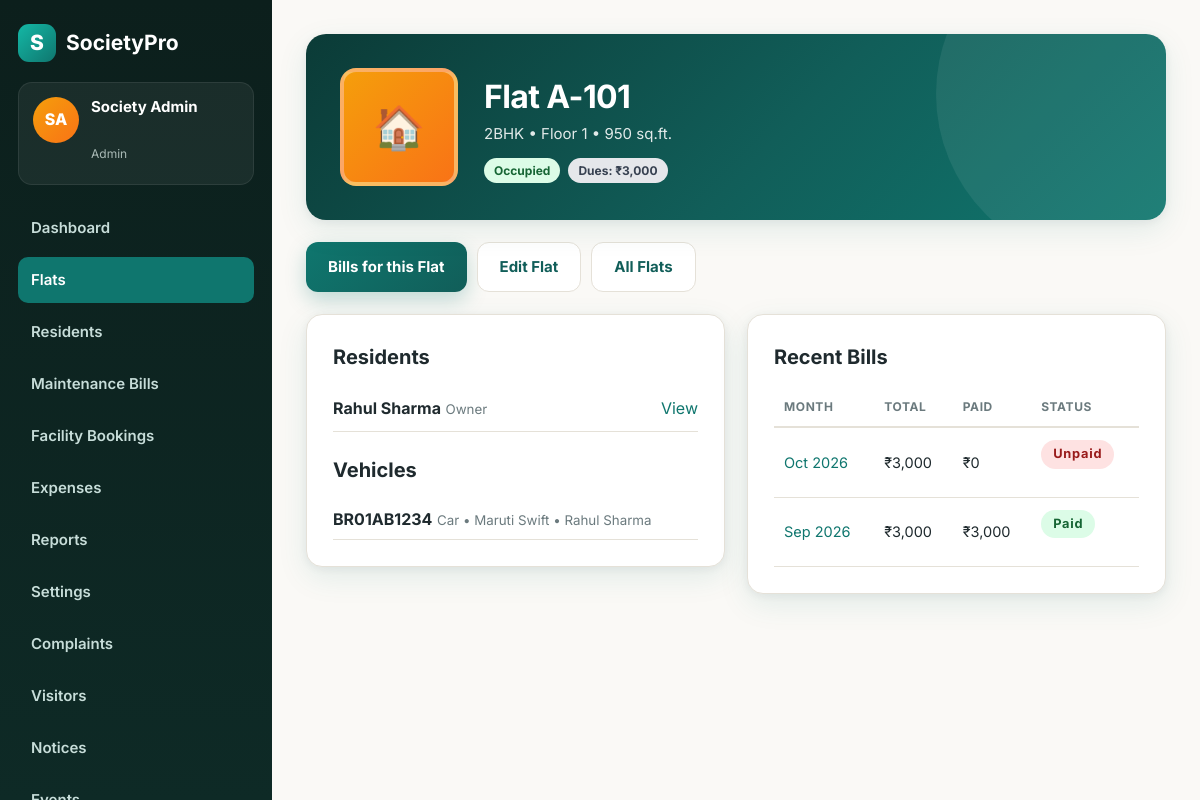
Screenshot of /flat-view.php?id=1 (signed in) with the database file from the repository.
### tables this page shows
CREATE TABLE IF NOT EXISTS `flats` (
  `id` int(11) NOT NULL AUTO_INCREMENT,
  `block_name` varchar(10) NOT NULL,
  `flat_no` varchar(10) NOT NULL,
  `floor_no` int(11) NOT NULL DEFAULT 0,
  `flat_type` enum('1BHK','2BHK','3BHK','4BHK') NOT NULL DEFAULT '2BHK',
  `area_sqft` int(11) DEFAULT NULL,
  `created_at` datetime NOT NULL DEFAULT current_timestamp(),
  PRIMARY KEY (`id`),
  UNIQUE KEY `block_flat` (`block_name`, `flat_no`)
);

CREATE TABLE IF NOT EXISTS `users` (
  `id` int(11) NOT NULL AUTO_INCREMENT,
  `name` varchar(100) NOT NULL,
  `email` varchar(150) NOT NULL,
  `phone` varchar(15) DEFAULT NULL,
  `password` varchar(255) NOT NULL,
  `role` enum('admin','resident') NOT NULL DEFAULT 'resident',
  `flat_id` int(11) DEFAULT NULL,
  `resident_type` enum('owner','tenant') NOT NULL DEFAULT 'owner',
  `move_in_date` date DEFAULT NULL,
  `is_active` tinyint(1) NOT NULL DEFAULT 1,
  `created_at` datetime NOT NULL DEFAULT current_timestamp(),
  PRIMARY KEY (`id`),
  UNIQUE KEY `email` (`email`),
  KEY `flat_id` (`flat_id`),
  CONSTRAINT `users_flat_fk` FOREIGN KEY (`flat_id`) REFERENCES `flats` (`id`) ON DELETE SET NULL
);

CREATE TABLE IF NOT EXISTS `vehicles` (
  `id` int(11) NOT NULL AUTO_INCREMENT,
  `user_id` int(11) NOT NULL,
  `vehicle_no` varchar(20) NOT NULL,
  `vehicle_type` enum('Car','Bike') NOT NULL DEFAULT 'Car',
  `model` varchar(80) DEFAULT NULL,
  PRIMARY KEY (`id`),
  UNIQUE KEY `vehicle_no` (`vehicle_no`),
  KEY `user_id` (`user_id`),
  CONSTRAINT `vehicle_user_fk` FOREIGN KEY (`user_id`) REFERENCES `users` (`id`) ON DELETE CASCADE
);

CREATE TABLE IF NOT EXISTS `bills` (
  `id` int(11) NOT NULL AUTO_INCREMENT,
  `flat_id` int(11) NOT NULL,
  `bill_month` char(7) NOT NULL,
  `maintenance_charge` decimal(10,2) NOT NULL DEFAULT 0.00,
  `water_charge` decimal(10,2) NOT NULL DEFAULT 0.00,
  `parking_charge` decimal(10,2) NOT NULL DEFAULT 0.00,
  `other_charge` decimal(10,2) NOT NULL DEFAULT 0.00,
  `late_fee` decimal(10,2) NOT NULL DEFAULT 0.00,
  `total_amount` decimal(10,2) NOT NULL DEFAULT 0.00,
  `paid_amount` decimal(10,2) NOT NULL DEFAULT 0.00,
  `due_date` date NOT NULL,
  `status` enum('unpaid','partial','paid') NOT NULL DEFAULT 'unpaid',
  `created_at` datetime NOT NULL DEFAULT current_timestamp(),
  PRIMARY KEY (`id`),
  UNIQUE KEY `flat_month` (`flat_id`, `bill_month`),
  KEY `bill_month` (`bill_month`),
  CONSTRAINT `bill_flat_fk` FOREIGN KEY (`flat_id`) REFERENCES `flats` (`id`) ON DELETE CASCADE
);

### includes/functions.php (called while the page is built, shortened)
<?php
function e(?string $v): string { return htmlspecialchars((string)$v, ENT_QUOTES, 'UTF-8'); }
function inr(float $amount): string {
    $neg = $amount < 0;
    $amount = abs($amount);
    $parts = explode('.', number_format($amount, 2, '.', ''));
    $int = $parts[0];
    if (strlen($int) > 3) {
        $last3 = substr($int, -3);
        $rest = substr($int, 0, -3);
        $rest = preg_replace('/\B(?=(\d{2})+(?!\d))/', ',', $rest);
        $int = $rest . ',' . $last3;
    }
    $dec = ($parts[1] ?? '00') !== '00' ? '.' . $parts[1] : '';
    return ($neg ? '-₹' : '₹') . $int . $dec;
}
function flat_label(array $flat): string {
    return $flat['block_name'] . '-' . $flat['flat_no'];
}

### flat-view.php (the view, shortened to what this page needs)
<?php
require_once __DIR__ . '/includes/functions.php';
$db = db();
$id = (int)($_GET['id'] ?? 0);
$stmt = $db->prepare('SELECT * FROM flats WHERE id = ?');
$stmt->execute([$id]);
$flat = $stmt->fetch();
$residents = $db->prepare("SELECT * FROM users WHERE flat_id = ? AND role = 'resident' ORDER BY id");
$residents->execute([$id]);
$residents = $residents->fetchAll();
$vehicles = $db->prepare('SELECT v.*, u.name AS owner FROM vehicles v JOIN users u ON u.id = v.user_id WHERE u.flat_id = ?');
$vehicles->execute([$id]);
$vehicles = $vehicles->fetchAll();
$bills = $db->prepare('SELECT * FROM bills WHERE flat_id = ? ORDER BY bill_month DESC LIMIT 12');
$bills->execute([$id]);
$bills = $bills->fetchAll();
$dueStmt = $db->prepare("SELECT COALESCE(SUM(total_amount - paid_amount),0) FROM bills WHERE flat_id = ? AND status IN ('unpaid','partial')");
$dueStmt->execute([$id]);
$dues = (float)$dueStmt->fetchColumn();
require_once __DIR__ . '/includes/header.php';
?>
<div class="detail-hero">
  <div class="detail-avatar" style="border-radius:16px">&#127968;</div>
  <div>
    <h1>Flat <?= e(flat_label($flat)) ?></h1>
    <div class="meta"><?= e($flat['flat_type']) ?> &bull; Floor <?= (int)$flat['floor_no'] ?><?= $flat['area_sqft'] ? ' &bull; ' . (int)$flat['area_sqft'] . ' sq.ft.' : '' ?></div>
    <div class="badges">
      <span class="badge <?= $residents ? 'badge-active' : 'badge-inactive' ?>"><?= $residents ? 'Occupied' : 'Vacant' ?></span>
      <?php if ($dues > 0): ?><span class="badge badge-inactive">Dues: <?= e(inr($dues)) ?></span><?php endif; ?>
    </div>
  </div>
</div>
<div style="display:flex;gap:10px;flex-wrap:wrap;margin-bottom:22px">
  <a class="btn" href="bills.php?flat_id=<?= $id ?>">Bills for this Flat</a>
  <a class="btn btn-light" href="flat-edit.php?id=<?= $id ?>">Edit Flat</a>
  <a class="btn btn-light" href="flats.php">All Flats</a>
</div>
<div class="detail-grid">
  <div class="card"><h2>Residents</h2>
    <?php foreach ($residents as $r): ?>
    <div style="display:flex;justify-content:space-between;padding:9px 0;border-bottom:1px solid var(--line)">
      <span><strong><?= e($r['name']) ?></strong> <small style="color:var(--muted);text-transform:capitalize"><?= e($r['resident_type']) ?></small></span>
      <a href="resident-view.php?id=<?= (int)$r['id'] ?>">View</a>
    </div>
    <?php endforeach; ?>
    <h2 style="margin-top:22px">Vehicles</h2>
    <?php foreach ($vehicles as $v): ?>
    <div style="padding:7px 0;border-bottom:1px solid var(--line)"><strong><?= e($v['vehicle_no']) ?></strong> <small style="color:var(--muted)"><?= e($v['vehicle_type']) ?><?= $v['model'] ? ' &bull; ' . e($v['model']) : '' ?> &bull; <?= e($v['owner']) ?></small></div>
    <?php endforeach; ?>
  </div>
  <div class="card"><h2>Recent Bills</h2>
    <div class="table-wrap"><table>
      <tr><th>Month</th><th>Total</th><th>Paid</th><th>Status</th></tr>
      <?php foreach ($bills as $b): ?>
      <tr><td><a href="bill-view.php?id=<?= (int)$b['id'] ?>"><?= e(date('M Y', strtotime($b['bill_month'] . '-01'))) ?></a></td><td><?= e(inr((float)$b['total_amount'])) ?></td><td><?= e(inr((float)$b['paid_amount'])) ?></td><td><span class="pill pill-<?= e($b['status']) ?>"><?= e($b['status']) ?></span></td></tr>
      <?php endforeach; ?>
    </table></div>
  </div>
</div>
<?php require_once __DIR__ . '/includes/footer.php'; ?>

### assets/css/style.css (style rules this page uses)
:root { --paper:#FAF9F6; --card:#FFFFFF; --ink:#1F2A2E; --muted:#6B7A7E; --teal:#0F766E; --teal-dark:#115E59; --teal-soft:#E3F2EF; --amber:#F59E0B; --line:#E5E1D8; --danger:#DC2626; --success:#15803D; --radius:16px; --shadow:0 10px 30px rgba(15,118,110,.10), 0 2px 8px rgba(31,42,46,.06); }
* { margin:0;padding:0;box-sizing:border-box }
body { font-family:'Inter',system-ui,-apple-system,Segoe UI,Roboto,sans-serif;background:var(--paper);color:var(--ink);line-height:1.6 }
a { color:var(--teal);text-decoration:none }
.btn { display:inline-flex;align-items:center;justify-content:center;gap:8px;background:linear-gradient(135deg,var(--teal),var(--teal-dark));color:#fff!important;border:none;padding:12px 22px;border-radius:12px;font-weight:700;font-size:15px;cursor:pointer;box-shadow:0 8px 20px rgba(15,118,110,.25);transition:.2s;text-decoration:none!important }
.btn-light { background:#fff;color:var(--teal-dark)!important;box-shadow:none;border:1px solid var(--line) }
.pill { display:inline-block;background:var(--teal-soft);color:var(--teal-dark);font-weight:700;font-size:12px;letter-spacing:.06em;text-transform:uppercase;padding:6px 12px;border-radius:999px;margin-bottom:16px }
.card { background:var(--card);border:1px solid var(--line);border-radius:var(--radius);box-shadow:var(--shadow);padding:26px;margin-bottom:22px }
.card h2 { font-size:20px;margin-bottom:14px }
table { width:100%;border-collapse:collapse;font-size:14.5px }
th { text-align:left;color:var(--muted);font-size:12px;text-transform:uppercase;letter-spacing:.05em;padding:10px;border-bottom:2px solid var(--line) }
td { padding:12px 10px;border-bottom:1px solid var(--line);vertical-align:middle }
.badge { display:inline-block;padding:3px 10px;border-radius:999px;font-size:12px;font-weight:700 }
.badge-active { background:#DCFCE7;color:#166534 }
.badge-inactive { background:#E5E7EB;color:#374151 }
.table-wrap { overflow-x:auto }
.detail-hero { background:linear-gradient(135deg,#0B3B37,var(--teal-dark) 55%,var(--teal));color:#fff;border-radius:20px;padding:34px;display:flex;gap:26px;align-items:center;box-shadow:var(--shadow);margin-bottom:22px;position:relative;overflow:hidden }
.detail-hero:after { content:"";position:absolute;width:340px;height:340px;border-radius:50%;background:rgba(255,255,255,.07);right:-110px;top:-110px }
.detail-avatar { width:118px;height:118px;border-radius:50%;background:linear-gradient(135deg,var(--amber),#F97316);display:grid;place-items:center;font-size:42px;font-weight:800;color:#fff;border:4px solid rgba(255,255,255,.35);flex-shrink:0;position:relative;z-index:1 }
.detail-hero h1 { font-size:32px;letter-spacing:-.6px;position:relative;z-index:1 }
.detail-hero .meta { opacity:.88;font-size:15px;position:relative;z-index:1 }
.detail-hero .badges { margin-top:12px;display:flex;gap:8px;flex-wrap:wrap;position:relative;z-index:1 }
.detail-grid { display:grid;grid-template-columns:1fr 1fr;gap:22px;align-items:start }
.pill { display:inline-block;padding:4px 12px;border-radius:999px;font-size:.8rem;font-weight:700;text-transform:capitalize }
.pill-paid { background:#DCFCE7;color:#166534 }
.pill-unpaid { background:#FEE2E2;color:#991B1B }

### rows the page displays
flats: flat_label($flat) "A-101", flat_type "2BHK", floor_no "1", area_sqft "950"
users: name "Rahul Sharma", resident_type "Owner"
vehicles: vehicle_no "BR01AB1234", vehicle_type "Car", model "Maruti Swift", user.name "Rahul Sharma"
bills: bill_month "Oct 2026", total_amount "₹3,000", paid_amount "₹0", status "Unpaid"
bills: bill_month "Sep 2026", total_amount "₹3,000", paid_amount "₹3,000", status "Paid"

### other values shown
initials($u['name']) "SA"
$u['name'] "Society Admin"
$u['role'] "Admin"
inr($dues) "₹3,000"
